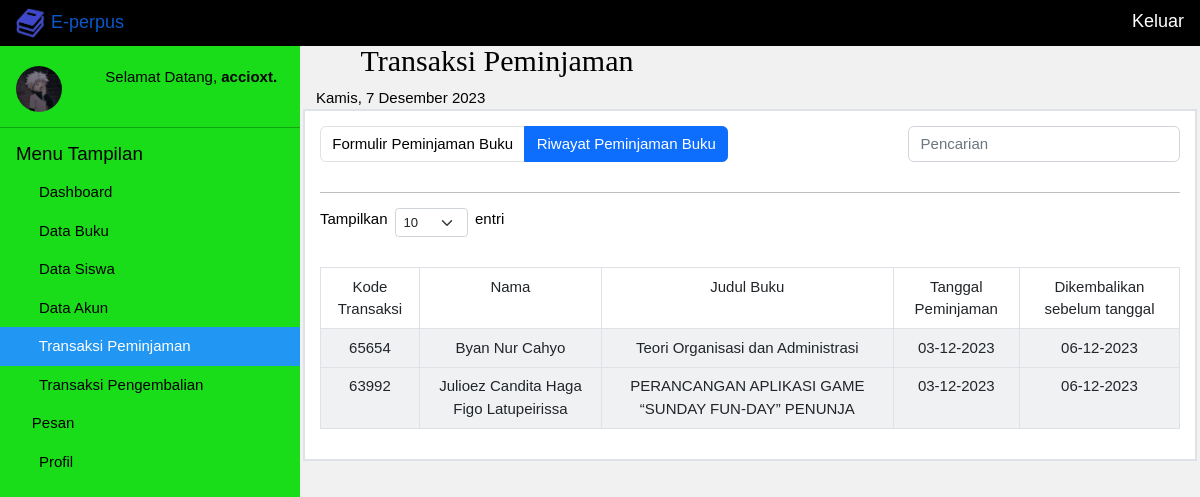
/transaksiPeminjaman/riwayatPeminjamanBuku (signed in), run on the app's committed database.
### tables this page shows
CREATE TABLE `riwayatpeminjaman` (
  `kodeTransaksi` varchar(100) NOT NULL,
  `nama` varchar(200) NOT NULL,
  `judulBuku` varchar(100) NOT NULL,
  `tanggalPeminjaman` varchar(100) NOT NULL,
  `tanggalPengembalian` varchar(100) NOT NULL,
  `noBuku` varchar(50) NOT NULL,
  `nis` varchar(50) NOT NULL,
  `denda` varchar(100) NOT NULL,
  `urutan` int(11) NOT NULL,
  `status` char(1) NOT NULL
);

### app/core/controller.php (called while the page is built, shortened)
<?php
class controller {
	public function view ($view, $data = []) {
		require "app/views/". $view . ".php";
	}
}

### app/controllers/admin/transaksiPeminjaman.php (called while the page is built, shortened)
<?php
class transaksiPeminjaman extends controller{
	public function riwayatPeminjamanBuku ($dataUrl = []) {
		$data["pilihan"] = "transaksiPeminjaman";
		$riwayatPeminjamanModel = $this->model("riwayatPeminjamanModels");
		if ( isset($_POST["searchR"])  ) {
			$_SESSION["keyR"] = $_POST["pencarianRiwayat"];
			$key = $_SESSION["keyR"];
		} else if ( isset($_SESSION["keyR"]) ) { $key = $_SESSION["keyR"]; }
		else {
			$key = "";
		}
		if ( isset($_POST["limit"])) {
			$_SESSION["jdpsR"] = $_POST["limit"];
			$jdp = $_SESSION["jdpsR"];
		} else if ( isset($_SESSION["jdpsR"]) ) { $jdp = $_SESSION["jdpsR"]; }
		else {
			$jdp = 10;
		}
		$hf = 1;
		$conn = mysqli_connect("localhost","root","","perpus");
		$jm = mysqli_num_rows(mysqli_query($conn,"SELECT * FROM riwayatPeminjaman"));
		$jp = ceil($jm /$jdp);
		$am = ( $hf - 1 ) * $jdp;
		$jumlahLink = 1;
		if ( $hf > $jumlahLink ) {
			$nomorAwal = $hf - $jumlahLink;
		} else {
			$nomorAwal = 1;
		}
		if ( $hf < ($jp - $jumlahLink) ) {
			$nomorAkhir = $hf + $jumlahLink;
		} else {
			$nomorAkhir = $jp;
		}
		$data["na"] = $nomorAwal;
		$data["nr"] = $nomorAkhir;
		$data["hf"] = $hf;
		$data["jp"] = $jp;
		$query = "SELECT * FROM riwayatPeminjaman WHERE kodeTransaksi LIKE '%$key%' || nama LIKE '%$key%' || judulBuku LIKE '%$key%' || tanggalPeminjaman LIKE '%$key%' || tanggalPengembalian LIKE '%$key%' ORDER BY urutan DESC LIMIT $am,$jdp ";
		$data["riwayatPeminjaman"] = $riwayatPeminjamanModel->getRiwayatPeminjamanModel($query);
		$this->view("admin/transaksiPeminjaman/riwayatPeminjamanBuku",$data);
	}
}

### app/core/app.php (called while the page is built, shortened)
<?php
class app {
	protected $controller = "masuk";
	protected $method = "index";
	protected $params = [];
	public function __construct () {
		$url = $this->parseUrl();
		if ( isset($url[0]) ) {
			if ( isset($_SESSION["klien"])	 ) {
				$this->klien = $_SESSION["klien"];
				if ( file_exists("app/controllers/" . $this->klien . "/" . $url[0] . ".php") ) {
					$this->controller = $url[0];
					unset($url[0]);
				}
			}
		} else { header("location: " . $this->controller); }
		if ( isset($_SESSION["klien"]) ) {
			$this->controller = new $this->controller;
		} else {
				require "app/controllers/". $this->controller . ".php";
				$this->controller = new $this->controller;
		}
		if ( isset($url[1]) ) {
			if ( method_exists($this->controller, $url[1]) ) {
				$this->method = $url[1];
			}
		}
		call_user_func_array([$this->controller,$this->method], $this->params);
	}
	public function parseUrl () {
		if ( isset($_GET["url"]) ) {
			$url = $_GET["url"];
			$url = rtrim($url,"/");
			$url = filter_var($url,FILTER_SANITIZE_URL);
			$url = explode("/", $url);
			return $url;
		}
	}
}

### index.php (called while the page is built, shortened)
<?php
$app = new app();

### app/core/help.php (called while the page is built, shortened)
<?php
function baseUrl () {
	return "http://localhost/perpus";
}

### app/models/riwayatPeminjamanModels.php (called while the page is built, shortened)
<?php
class riwayatPeminjamanModels {
	public $riwayatPeminjamanModel = [];
	public function conn () {
		$conn = mysqli_connect("localhost","root","","perpus");
		return $conn;
	}
	public function getRiwayatPeminjamanModel ($query = "SELECT * FROM riwayatPeminjaman") {
		$q = mysqli_query($this->conn(),$query);
		while ( $rows = mysqli_fetch_assoc($q) ) {
			$this->riwayatPeminjamanModel[] = $rows;
		}
		return $this->riwayatPeminjamanModel;
	}
}

### app/views/admin/transaksiPeminjaman/riwayatPeminjamanBuku.php (the view, shortened to what this page needs)
<header class="w3-container mar">
	<h2 style="font-family: tahoma"><i class="fa fa-sign-out fa-fw"></i>  Transaksi Peminjaman</h2>
  	<span id="tanggal" ></span>
</header>
<div class="w3-main" style="margin-left:300px; padding: 0 3px">
  <div id="content" class="border border-2 p-3 bg-white">
      <nav aria-label="Page navigation example">
    <div class="row">
      <div class="col-8">
        <ul class="pagination">
          <li class="page-item"><a class="page-link text-black" href="<?php echo baseUrl() . "/transaksiPeminjaman/formulirPeminjamanBuku"; ?>">Formulir Peminjaman Buku</a></li>
          <li class="page-item"><a class="page-link text-white active" href="<?php echo baseUrl() . "/transaksiPeminjaman/riwayatPeminjamanBuku"; ?>">Riwayat Peminjaman Buku</a></li>
        </ul>
      </div>
      <div class="col-4">
          <form action="" method="post">
          <input type="text" class="form-control" aria-label="Sizing example input" aria-describedby="inputGroup-sizing-sm" placeholder="Pencarian" name="pencarianRiwayat" value="<?php echo (isset($_SESSION['keyR'])? $_SESSION['keyR'] : '') ;?>">
          </form>
      </div>
    </div>
</nav>
<hr>
  <form acction="" method="post">
        <p class=" d-flex" style="width: 290px;">
          <span>Tampilkan</span>
          <select id="tamp" class="form-select form-select-sm w-25 mb-3 mx-2" aria-label=".form-select-lg example" name="limit">
          <option <?php echo (isset($_SESSION["jdpsR"]) && $_SESSION["jdpsR"] ==10 )? "selected":"" ;?>>10</option>
        </select> entri
        </p>
        </form>
        <table class="table table-bordered" align="center">
          <tr>
            <td>Kode Transaksi</td>
            <td>Nama</td>
            <td>Judul Buku</td>
            <td>Tanggal Peminjaman<i></i></td>
            <td>Dikembalikan sebelum tanggal</td>
          </tr>
<?php foreach ($data["riwayatPeminjaman"] as $peminjaman) { ?>
          <tr class="bg-secondary">
            <td><?php echo $peminjaman["kodeTransaksi"]; ?></td>
            <td><?php echo $peminjaman["nama"]; ?></td>
            <td><?php echo $peminjaman["judulBuku"] ?></td>
            <td><?php echo $peminjaman["tanggalPeminjaman"]; ?></td>
            <td><?php echo $peminjaman["tanggalPengembalian"]; ?></td>
          </tr>
<?php } ?>
      </table>
</div>
</div>

### assets/css/w3school1.css (style rules this page uses)
.fa { display:inline-block;font:normal normal normal 14px/1 FontAwesome;font-size:inherit;text-rendering:auto;-webkit-font-smoothing:antialiased;-moz-osx-font-smoothing:grayscale }
.fa-fw { width:1.28571429em;text-align:center }
.fa-sign-out:before { content:"\f08b" }

### assets/css/w3school2.css (style rules this page uses)
html { box-sizing:border-box }
*,*:before,*:after { box-sizing:inherit }
html { -ms-text-size-adjust:100%;-webkit-text-size-adjust:100% }
body { margin:0 }
article,aside,details,figcaption,figure,footer,header,main,menu,nav,section { display:block }
a { background-color:transparent }
hr { box-sizing:content-box;height:0;overflow:visible }
button,input,select,textarea,optgroup { font:inherit;margin:0 }
button,input { overflow:visible }
button,select { text-transform:none }
html,body { font-family:Verdana,sans-serif;font-size:15px;line-height:1.5 }
html { overflow-x:hidden }
h2 { font-size:30px }
h1,h2,h3,h4,h5,h6 { font-family:"Segoe UI",Arial,sans-serif;font-weight:400;margin:10px 0 }
hr { border:0;border-top:1px solid #eee;margin:20px 0 }
a { color:inherit }
.w3-main,#main { transition:margin-left .4s }
.w3-container:after,.w3-container:before,.w3-panel:after,.w3-panel:before,.w3-row:after,.w3-row:before,.w3-row-padding:after,.w3-row-padding:before, .w3-cell-row:before,.w3-cell-row:after,.w3-clear:after,.w3-clear:before,.w3-bar:before,.w3-bar:after { content:"";display:table;clear:both }
.w3-container,.w3-panel { padding:0.01em 16px }
.w3-light-grey,.w3-hover-light-grey:hover,.w3-light-gray,.w3-hover-light-gray:hover { color:#000!important;background-color:#f1f1f1!important }

### assets/css/cssGabungan.css (style rules this page uses)
html,body,h1,h2,h3,h4,h5 { font-family: "Raleway", sans-serif }
.mar { margin-left: 300px; margin-top: 43px; }
.bg-secondary { --bs-bg-opacity: 0.10; background-color: rgba(var(--bs-secondary-rgb), var(--bs-bg-opacity)) !important; }
td { text-align: center; }
a { text-decoration: none; }
ul { list-style: none; }

### data on the page
riwayatpeminjaman: kodeTransaksi "65654", nama "Byan Nur Cahyo", judulBuku "Teori Organisasi dan Administrasi", tanggalPeminjaman "03-12-2023", tanggalPengembalian "06-12-2023"
riwayatpeminjaman: kodeTransaksi "63992", nama "Julioez Candita Haga Figo Latupeirissa", judulBuku "PERANCANGAN APLIKASI GAME “SUNDAY FUN-DAY” PENUNJA", tanggalPeminjaman "03-12-2023", tanggalPengembalian "06-12-2023"

### other printed values
$_SESSION["identitas"]["nama"] "accioxt."
